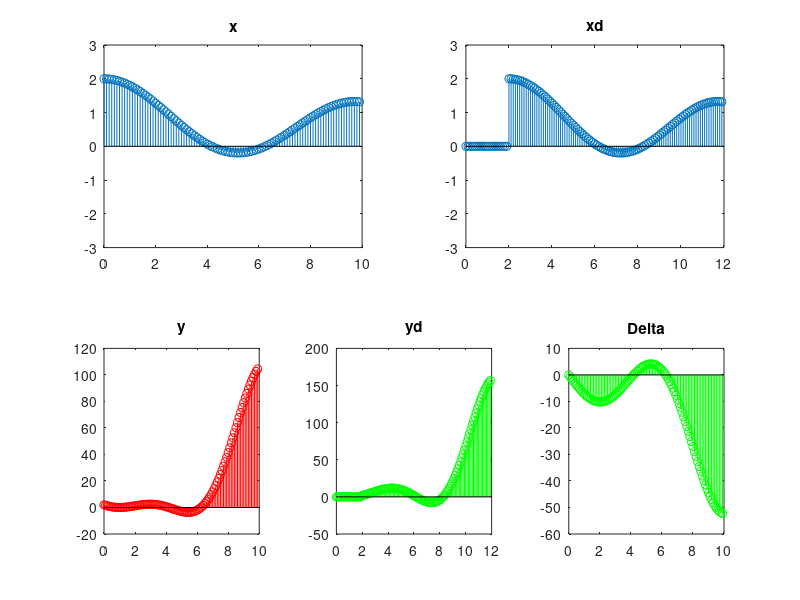

Recreate this plot in MATLAB.
% Khảo sát tính bất biến của hệ thống có phương trình 
%sai phân y(n) = (n-1)*x(n)
% Hiển thị 100 mẫu đầu tiên
% Trễ D = 20 mẫu
% Vẽ x xd trong cùng một hình
% Vẽ y yd d trong cùng một hình

n = 0:(10/100):10-(10/100);
D = 20;
x = cos(2*pi*0.02*n) + cos(2*pi*0.1*n);
y = ((n - 1) .^ 2) .* x;


nd = 0:(10/100):10 + (D-1)*(10/100);
xd = [ zeros(1,D) x];
yd = ((nd - 1) .^ 2) .* xd;

Delta = y - yd(1+D:100+D);
BATBIEN = 1;

for i = 1:100
    if abs(Delta(i)) > 0.00001
        BATBIEN = 0;
        break;
    end
end
if BATBIEN == 1
    disp("He thong da cho co tinh bat bien!");
else
    disp("He thong da cho KHONG co tinh bat bien!");
end

subplot(2, 2, 1);
stem(n, x);
title("x")
axis([0 10 -3 3]);

subplot(2, 2, 2);
stem(nd, xd);
title("xd")
axis([0 12 -3 3]);

subplot(2, 3, 4);
stem(n, y, "r-");
title("y")

subplot(2, 3, 5);
stem(nd, yd, "g-");
title("yd")

subplot(2, 3, 6);
stem(n, Delta, "g-");
title("Delta")
